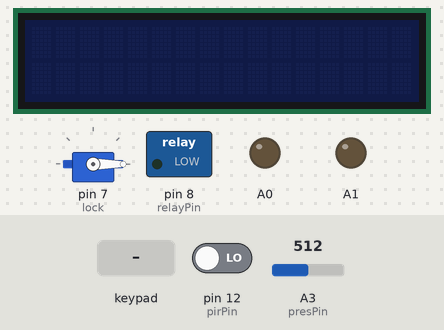
Recording of a sketch running on a simulated Arduino Uno, built with avr-gcc and run on an emulated ATmega328P. Shown: 16×2 character LCD, servo, switched loads named in the sketch (green lamp = pin HIGH), output pins drawn as LEDs (lit = HIGH). The inputs (shaded band) are chosen by the test bench; at power-on: pin 12 (pirPin) LOW, A3 (presPin) = 512.

Above: at 1.3 s.
1.4 s: pin 12 (pirPin) driven HIGH
At 2.6 s:
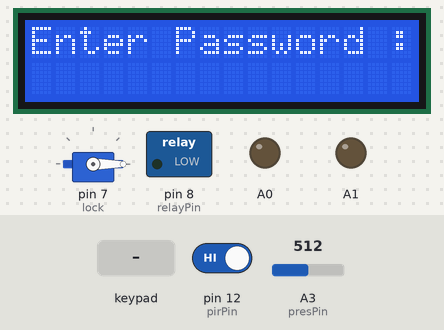
2.9 s: keypad keys 0 6 5 4 pressed 0.4 s apart
At 4.9 s:
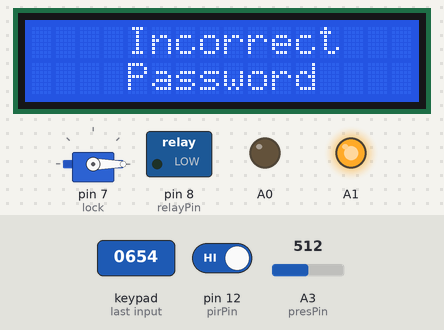
6.0 s: A3 (presPin) set to 12
7.5 s: A3 (presPin) set to 9
At 8.7 s:
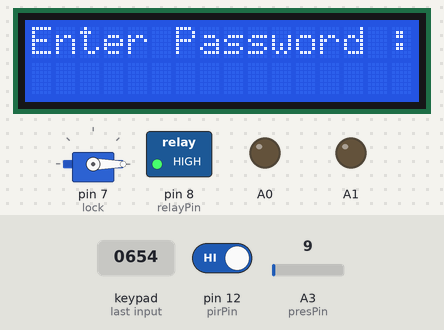
9.0 s: keypad keys 0 6 5 4 # pressed 0.4 s apart
At 11.8 s:
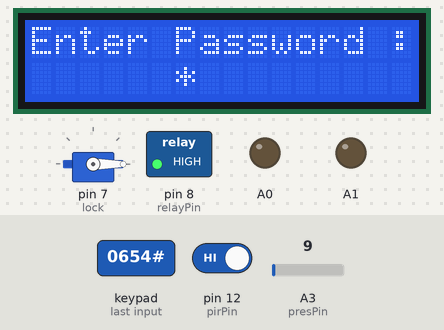
12.5 s: keypad keys 0 6 5 4 * pressed 0.4 s apart
At 15.2 s:
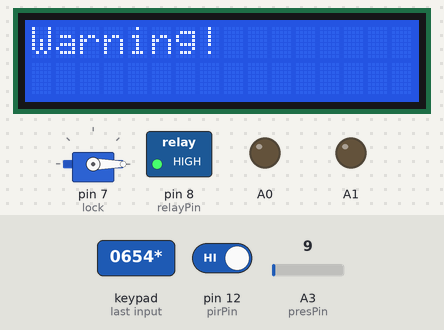
Timing chart, 0 to 16.7 s (numbered marks = the images above; inputs shaded):
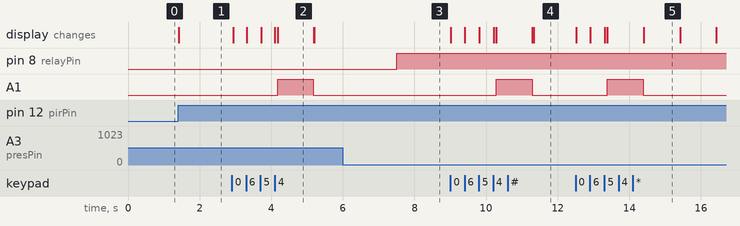

Measured:
- the behaviour switches between 11 and 10 on A3 (presPin) (found by bisection; images 2 and 3)
- after the input at 1.4 s, the display: changes at once (image 1)
- after the input at 2.9 s, A1: LOW → HIGH after 1.3 s, → LOW 1.0 s later; the display: first changes at once (image 2 shows a later state)
- after the input at 6.0 s, every drawn part: stays the same
- after the input at 7.5 s, pin 8 (relayPin): LOW → HIGH at once
- after the input at 9.0 s, A1: LOW → HIGH after 1.3 s, → LOW 1.0 s later; the display: changes at once (image 4)
- after the input at 12.5 s, A1: LOW → HIGH after 0.88 s, → LOW 1.0 s later; the display: first changes at once (image 5 shows a later state)
- what the display in image 2 shows lasts 1.0 s, from 4.2 s to 5.2 s

The sketch:

Microprocessor_and_Microcontroller_Final_Output.ino
```cpp
/*

In Daytime:
1. Start the system by clicking "Start Simulation".
2. The light bulb, relay and photoresistor act as automated
light that will operate only when dark. Slide the photoresistor
to the right side where the sun icon is located.
3.  PIR sensor and slideswitch act as one that detects if someone
is inputting password. (note: lcd will turn off when PIR is not
detecting any movement anymore so we connect slideswitch and it
is the representation that the movement is constant for this program).
4. “Enter Password: “  will flash on LCD screen then you can
start inputting the password (the password in this program is 1234).
5. If the entered password is correct, the door lock system will
unlock then after 5 seconds the servo will automatically operate
to go back to its initial position. (note: the green LED should also light up)
6. Once you’ve tried 3 times and it’s still incorrect,
“Warning” will flash on LCD and there will be 20 seconds
waiting time before you can input another password.
(note: each incorrect input of password, the red LED should light up)

In Night time:
1. Start the system by clicking "Start Simulation".
2. The light bulb, relay and photoresistor act as automated
light that will operate only when dark. Slide the photoresistor
to the left side where the moon icon is located.
3.  PIR sensor and slideswitch act as one that detects if someone
is inputting password. (note: lcd will turn off when PIR is not
detecting any movement anymore so we connect slideswitch and it
is the representation that the movement is constant for this program).
4. “Enter Password: “  will flash on LCD screen then you can
start inputting the password (the password in this program is 1234).
5. If the entered password is correct, the door lock system will unlock
then after 5 seconds the servo will automatically operate to go back to
its initial position. (note: the green LED should also light up)
6. Once you’ve tried 3 times and it’s still incorrect,
“Warning” will flash on LCD and there will be 20 seconds
waiting time before you can input another password.
(note: each incorrect input of password, the red LED should light up)


*/

#include <LiquidCrystal_I2C.h>
#include <Keypad.h>
#include <Servo.h>

// PIR VARIABLE
int pirPin = 12;
int pirVal;

// RELAY VARIABLE
int relayPin = 8;

// PHOTORESISTOR VARIABLE
int presPin = A3;
int presVal;

//
int i = 20;
int warning = 0;
int servoState;
int morning;
int open = 180;
int close = 0;
int a = 0, b = 0, c = 0, d = 0;
int var = 0;
int C1 = 1, C2 = 2, C3 = 3, C4 = 4;
char f = '*';
const byte rows = 4;
const byte columns = 3;
char keyPad[rows][columns] =
{
  {'1', '2', '3'},
  {'4', '5', '6'},
  {'7', '8', '9'},
  {'*', '0', '#'}
};
byte pinRows[rows] = {0, 6, 5, 4};
byte pinColumns[columns] = {3, 2, 1};
Servo lock;
Keypad keypad = Keypad(makeKeymap(keyPad), pinRows, pinColumns, rows, columns );

LiquidCrystal_I2C lcd(32, 16, 2);

void setup()
{
  lcd.begin(16, 2);
  lcd.init();
  lcd.backlight();
  lcd.setBacklight(0);

  pinMode(presPin, INPUT);
  pinMode(pirPin, INPUT);
  pinMode(relayPin, OUTPUT);
  pinMode(A0, OUTPUT);
  pinMode(A1, OUTPUT);
  lock.attach(7);
  lock.write(close);
  servoState = 1;
}
void loop()
{
  presVal = analogRead(presPin);
  pirVal = digitalRead(pirPin);
  if (presVal > 600)
  {
    morning = 1;
  }
  if (pirVal == 1)
  {
    lcd.setBacklight(1);
    if (morning == 1 && presVal <= 10)
    {
      digitalWrite(relayPin, HIGH);
    }
    else
    {
      digitalWrite(relayPin, LOW);
    }
    char key = keypad.getKey();
    if (key)
    {
      lcd.setCursor(6 + var, 1), lcd.print(key);
      lcd.setCursor(6 + var, 1), lcd.print(f);
      key = key - 48;
      var++;
      switch (var)
      {
        case 1: a = key;
          break;
        case 2: b = key;
          break;
        case 3: c = key;
          break;
        case 4: d = key;
          delay(50);
          if (a == C1 && b == C2 && c == C3 && d == C4)
          {
            warning = 0;
            lcd.clear();
            lcd.setCursor(4, 0);
            lcd.print(" Welcome ");
            lcd.setCursor(5, 1);
            lcd.print(" Human !");
            lock.write(open);
            digitalWrite(A0, HIGH);
            delay(1000);
            lcd.clear();
            digitalWrite(A0, LOW);
            lock.write(open);
            delay(5000);
            digitalWrite(relayPin, LOW);
            lock.write(close);
          }
          else
          {
            lcd.clear();
            lcd.setCursor(4, 0);
            lcd.print("Incorrect");
            lcd.setCursor(4, 1);
            lcd.print("Password");
            digitalWrite(A1, HIGH);
            delay(1000);
            lcd.clear();
            digitalWrite(A1, LOW);
          }
          var = 0;
          lcd.clear();
          warning++;
          break;
      }
      if (warning == 3)
      {
        lcd.clear();
        lcd.setCursor(0, 0);
        lcd.print("Warning!");
        delay(1000);
        lcd.clear();
        lcd.setCursor(0, 0);
        lcd.print("Try again for");
        while (i > 0)
        {
          lcd.setCursor(14, 0);
          lcd.print(i--);
          if (i < 9)
          {
            lcd.setCursor(15, 0);
            lcd.print(" ");
          }
          delay(1000);
        }
        warning = 0;
        i = 20;
        loop();
      }
    }
    if (!key)
    {
      lcd.setCursor(0, 0), lcd.print("Enter Password :");
    }
    delay(2);
  }
  else
  {
    morning = 1;
    warning = 0;
    lcd.clear();
    lcd.setBacklight(0);
    digitalWrite(relayPin, LOW);
  }
}
```
